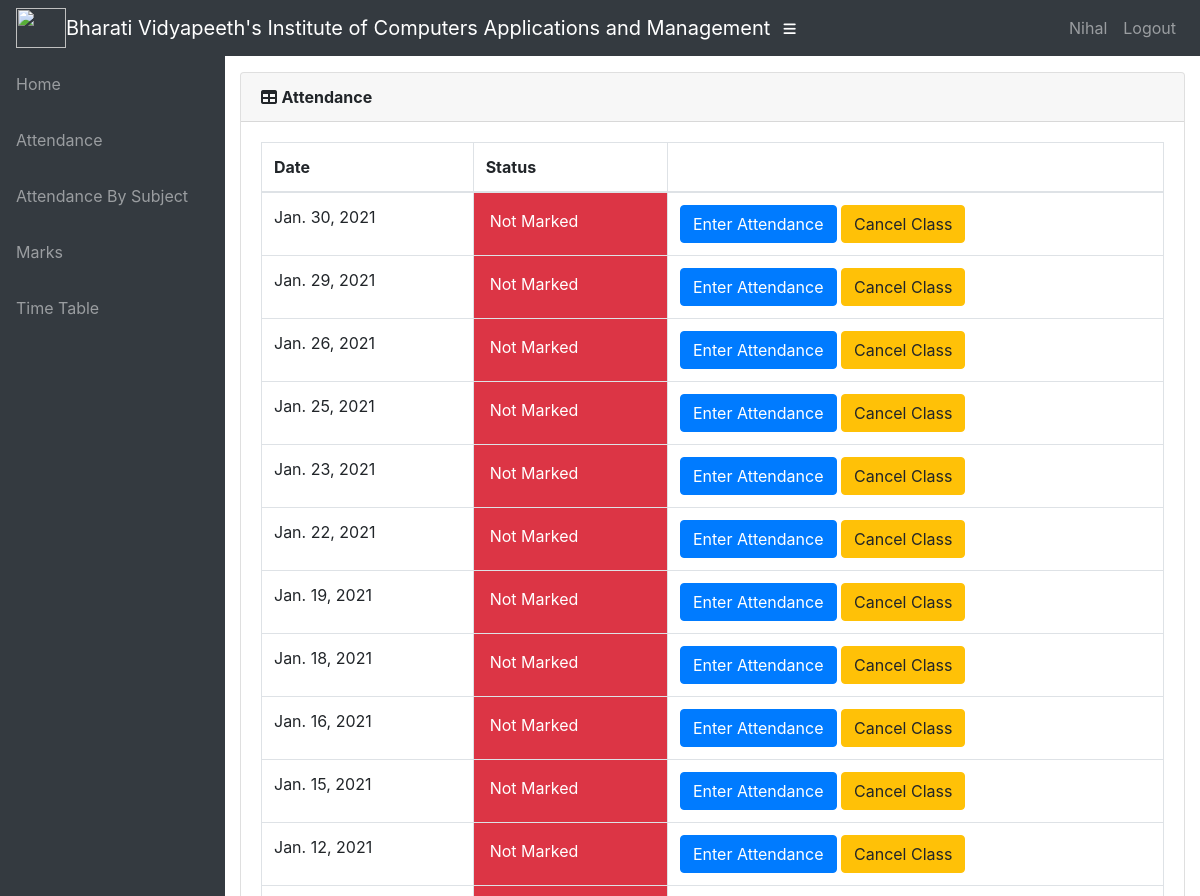
Before: /teacher/8/ClassDates/ (signed in, upper part) with the older database file.
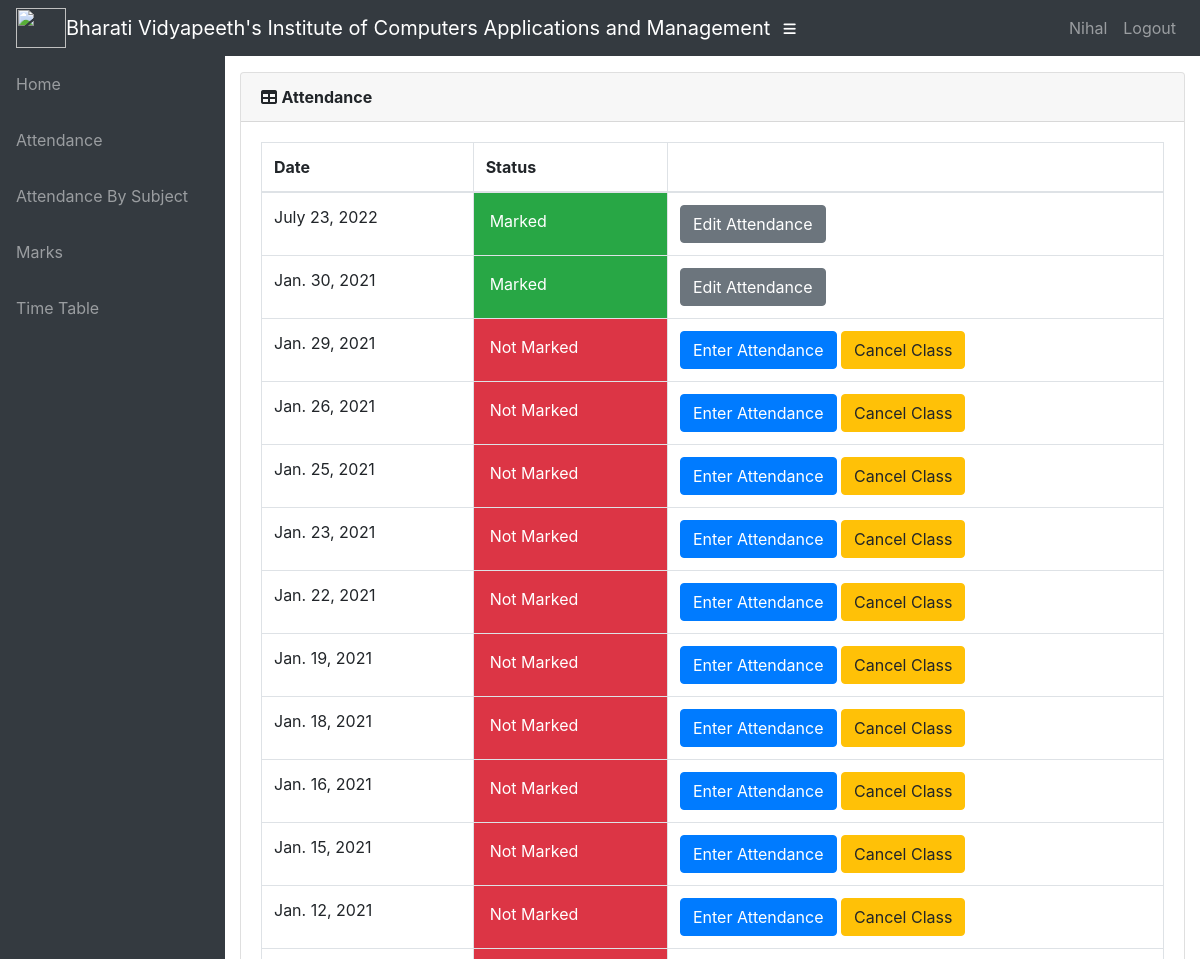
After: the same page with the newer database file.
### info/models.py (models this page shows)
class AttendanceClass(models.Model):
    assign = models.ForeignKey(Assign, on_delete=models.CASCADE)
    date = models.DateField()
    status = models.IntegerField(default=0)
    class Meta:
        verbose_name = 'Attendance'
        verbose_name_plural = 'Attendance'

### info/views.py (the view)
@login_required()
def t_class_date(request, assign_id):
    now = timezone.now()
    ass = get_object_or_404(Assign, id=assign_id)
    att_list = ass.attendanceclass_set.filter(date__lte=now).order_by('-date')
    return render(request, 'info/t_class_date.html', {'att_list': att_list})

### info/models.py (called while the page is built)
    @property
    def is_student(self):
        if hasattr(self, 'student'):
            return True
        return False

### info/templates/info/t_class_date.html
{% extends 'info/base.html' %}
{% block content %}
    <div class="card mb-3">
        <div class="card-header">
              <i class="fas fa-table"></i>
            <b>Attendance</b></div>
            <div class="card-body">
              <div class="table-responsive">
                <table class="table table-bordered" id="dataTable" width="100%" cellspacing="0">
                  <thead>
                    <tr>
                        <th>Date</th>
                        <th>Status</th>
                        <th></th>
                    </tr>
                  </thead>
                  <tbody>
                    {% for a in att_list %}
                    <tr>
                        <td>{{ a.date }}</td>
                        {% if a.status == 0 %}
                            <td class="p-3 mb-2 bg-danger text-white">Not Marked</td>
                            <td>
                                <a class="btn btn-primary" href="{% url 't_attendance' a.id %}" role="button">Enter Attendance</a>
                                <a class="btn btn-warning" href="{% url 'cancel_class' a.id %}">Cancel Class</>
                            </td>
                        {% elif a.status == 1 %}
                            <td class="p-3 mb-2 bg-success text-white">Marked</td>
                            <td><a class="btn btn-secondary" href="{% url 'edit_att' a.id %}" role="button">Edit Attendance</a> </td>
                        {% else %}
                            <td class="p-3 mb-2 bg-warning text-white">Cancelled</td>
                            <td><a class="btn btn-primary" href="{% url 't_attendance' a.id %}" role="button">Enter Attendance</a></td>
                        {% endif %}
                    </tr>
                    {% empty %}
                            <p>student has no courses</p>
                    {% endfor %}
                  </tbody>
                </table>
              </div>
        </div>
    </div>
{% endblock %}

Changed rows visible on the page:
added AttendanceClass: date "July 23, 2022", status "Marked"
changed AttendanceClass "Jan. 30, 2021": status "Not Marked Enter Attendance Cancel Class" → "Marked Edit Attendance"
